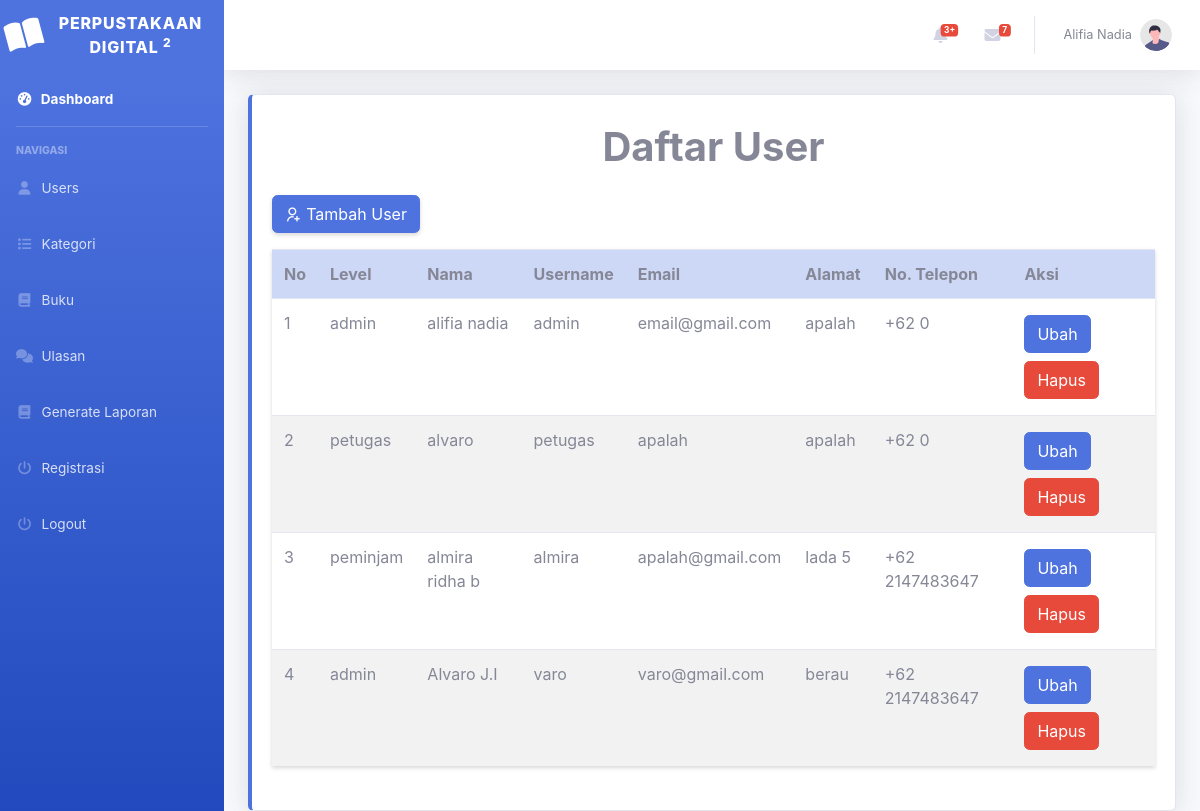
The app's page /index.php?page=user (signed in) with its own data.
### tables this page shows
CREATE TABLE `user` (
  `id_user` int(11) NOT NULL,
  `role` enum('admin','petugas','peminjam') NOT NULL,
  `username` varchar(100) NOT NULL,
  `password` varchar(100) NOT NULL,
  `email` varchar(100) NOT NULL,
  `nama_lengkap` varchar(100) NOT NULL,
  `alamat` text NOT NULL,
  `telepon` int(13) NOT NULL
);

### user.php (the view)
<?php
require_once 'koneksi.php';
?>
<div class="container-fluid">
    <div class="card border-left-primary shadow h-100 py-2">
        <div class="card-body">
            <h1 class="justify-content-center d-flex"><b>Daftar User</b></h1>
            <div class="row">
                <div class="col-md-12">
                    <a href="?page=user_tambah" class="btn btn-primary my-3 shadow-sm"> <i class="ri ri-user-add-line"></i> Tambah User</a>
                    <table class="table table-striped table-hover shadow-sm">
                        <tr>
                            <th class="table-primary">No</th>
                            <th class="table-primary">Level</th>
                            <th class="table-primary">Nama</th>
                            <th class="table-primary">Username</th>
                            <th class="table-primary">Email</th>
                            <th class="table-primary">Alamat</th>
                            <th class="table-primary">No. Telepon</th>
                            <th class="table-primary">Aksi</th>
                        </tr>
                        <?php
                        $no = 0;
                        $query = mysqli_query($conn, "SELECT * FROM user");
                        while ($data = mysqli_fetch_array($query)) {
                        ?>
                            <tr>
                                <td><?php echo ++$no; ?></td>
                                <td><?php echo $data['role'] ?></td>
                                <td><?php echo $data['nama_lengkap'] ?></td>
                                <td><?php echo $data['username'] ?></td>
                                <td><?php echo $data['email'] ?></td>
                                <td><?php echo $data['alamat'] ?></td>
                                <td>+62 <?php echo $data['telepon'] ?></td>
                                <td>
                                    <a href="?page=user_ubah&id=<?php echo $data['id_user'] ?>" class="btn btn-primary my-1">Ubah</a>
                                    <a href="?page=user_hapus&id=<?php echo $data['id_user'] ?>" class="btn btn-danger my-1" onclick="return confirm('Yakin ingin menghapus data?');">Hapus</a>
                                </td>
                            </tr>
                        <?php } ?>
                    </table>
                </div>
            </div>
        </div>
    </div>
</div>

### records on screen
user: role "admin", nama_lengkap "alifia nadia", username "admin", email "email@gmail.com", alamat "apalah", telepon "0"
user: role "petugas", nama_lengkap "alvaro", username "petugas", email "apalah", alamat "apalah", telepon "0"
user: role "peminjam", nama_lengkap "almira ridha b", username "almira", email "apalah@gmail.com", alamat "lada 5", telepon "2147483647"
user: role "admin", nama_lengkap "Alvaro J.I", username "varo", email "varo@gmail.com", alamat "berau", telepon "2147483647"

### other values on screen
$_SESSION['nama_lengkap'] "Alifia Nadia"
